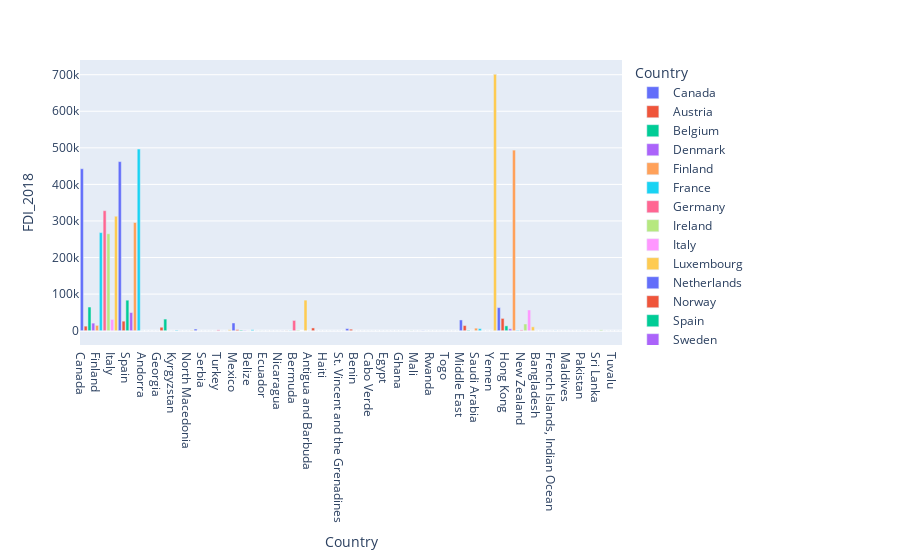

Notebook code cell kept with this figure:
### Code cell
fig = px.bar(fdi__171819_df, x="Country", y="FDI_2018", color="Country")
fig.show()
